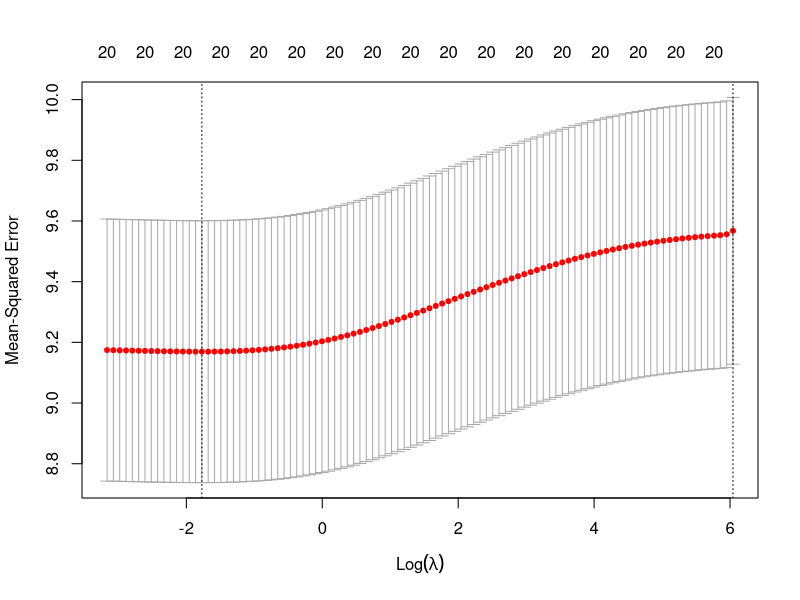
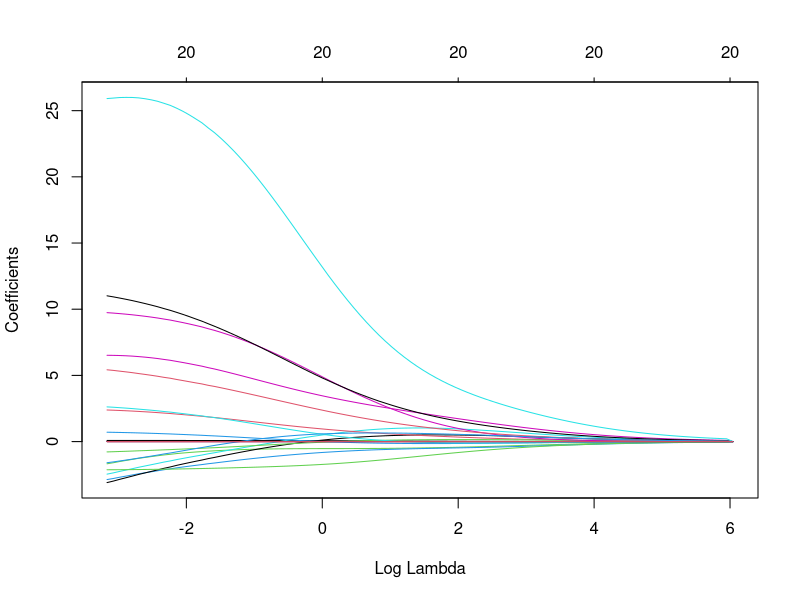

Here is the R script that generated these plots, in order: (Note: this script raises an error after producing the figures.)
## ---- chunk 1
library('MASS')
library('dplyr')
library('ggplot2')
library('glmnet')
library('car')
## ---- chunk 2
# combined.csv should be the output of data_cleansing.py, which combines sales data from a given industry with geographic and demographic data by zipcode.
gis = read.csv("combined.csv")
## ---- chunk 3
# Remove categorical data
gis = subset(gis, select=-c(X,Zipcode,SalesId,SalesIdVal,Sales,Zip,Bracket6))

# AvgSales scaled back, interpret single unit as $100,000 in sales for the 
gis$AvgSales = gis$AvgSales / 100000

sapply(gis, class)
## ---- chunk 4
model1 = lm(AvgSales ~., data = gis)
summary(model1)
## ---- chunk 5
vif(model1)
## ---- chunk 6
y = gis$AvgSales

# Partition data for cross validation
set.seed(3)
train_rows = sample(1:nrow(gis), .8*nrow(gis))
x.train = gis[train_rows, ]
x.test = gis[-train_rows, ]

y.train = y[train_rows]
y.test = y[-train_rows]

int_model = lm(AvgSales~1, data = x.train)
full_model = lm(AvgSales~., data = x.train)

bic_model = step(int_model, scope = list(upper = full_model, lower = int_model), direction = "forward", k=log(nrow(gis)), trace=FALSE)
## ---- chunk 7
summary(bic_model)
## ---- chunk 8
bic_yhat = predict(bic_model, x.test)
bic_mse = mean((y.test - bic_yhat)^2)
bic_mse
## ---- chunk 9
aic_model = step(int_model, scope = list(upper = full_model, lower = int_model), direction = "forward", k=2, trace=FALSE)
## ---- chunk 10
summary(aic_model)
## ---- chunk 11
aic_yhat = predict(aic_model, x.test)
aic_mse = mean((y.test - aic_yhat)^2)
aic_mse
## ---- chunk 12
X = model.matrix(lm(AvgSales ~ . -1, data = gis))

# Partition data for cross validation
set.seed(3)
train_rows = sample(1:nrow(X), .8*nrow(X))
x.train = X[train_rows, ]
x.test = X[-train_rows, ]

y.train = y[train_rows]
y.test = y[-train_rows]

# Ridge regression using many different lambdas
ridge_fits = cv.glmnet(x.train, y.train, family="gaussian", alpha = 0)

plot(ridge_fits)
## ---- chunk 13
ridge_lambda = ridge_fits$lambda.1se
ridge_lambda
## ---- chunk 14
ridge = glmnet(x.train, y.train, family="gaussian", alpha=0)
plot(ridge, xvar="lambda")
## ---- chunk 15
ridge_model = glmnet(x.train, y.train, family="gaussian", alpha=0, lambda = ridge_lambda)
coef(ridge_model)
## ---- chunk 16
ridge_yhat = predict(ridge_fits, s=ridge_lambda, newx=x.test)
ridge_mse = mean((y.test - yhat)^2)
ridge_mse
## ---- chunk 17
# Lasso regression using many different lambdas
lasso_fits = cv.glmnet(x.train, y.train, family="gaussian", alpha = 1)

plot(lasso_fits)
## ---- chunk 18
lasso_lambda = lasso_fits$lambda.1se
lasso_lambda
## ---- chunk 19
lasso = glmnet(x.train, y.train, family="gaussian", alpha=1)
plot(lasso, xvar="lambda")
## ---- chunk 20
lasso_model = glmnet(x.train, y.train, family="gaussian", alpha=1, lambda = lasso_lambda)
coef(lasso_model)
## ---- chunk 21
lasso_yhat = predict(lasso_fits, s=lasso_lambda, newx=x.test)
lasso_mse = mean((y.test - yhat)^2)
lasso_mse
## ---- chunk 22
elastic_fits = cv.glmnet(x.train, y.train, family="gaussian", alpha = 0.5)

plot(elastic_fits)
## ---- chunk 23
elastic_lambda = elastic_fits$lambda.1se
elastic_lambda
## ---- chunk 24
elastic = glmnet(x.train, y.train, family="gaussian", alpha=0.5)
plot(elastic, xvar="lambda")
## ---- chunk 25
elastic_model = glmnet(x.train, y.train, family="gaussian", alpha=0, lambda = elastic_lambda)
coef(elastic_model)
## ---- chunk 26
elastic_yhat = predict(elastic_fits, s=elastic_lambda, newx=x.test)
elastic_mse = mean((y.test - yhat)^2)
elastic_mse
## ---- chunk 27
int_model = lm(AvgSales~1, data = gis)
full_model = lm(AvgSales~., data = gis)

final_model = step(int_model, scope = list(upper = full_model, lower = int_model), direction = "forward", k=log(nrow(gis)), trace=FALSE)
summary(final_model)
## ---- chunk 28
plot(final_model)
## ---- chunk 29
yhat = predict(bic_model, gis)
mse = mean((y - yhat)^2)
mse
## ---- chunk 30
temp = read.csv("combined.csv")
zipcodes = temp$Zipcode
temp_df = data.frame(zipcodes, yhat)
sorted_zips = temp_df[order(-yhat),]$zipcodes
head(sorted_zips, n=20)
